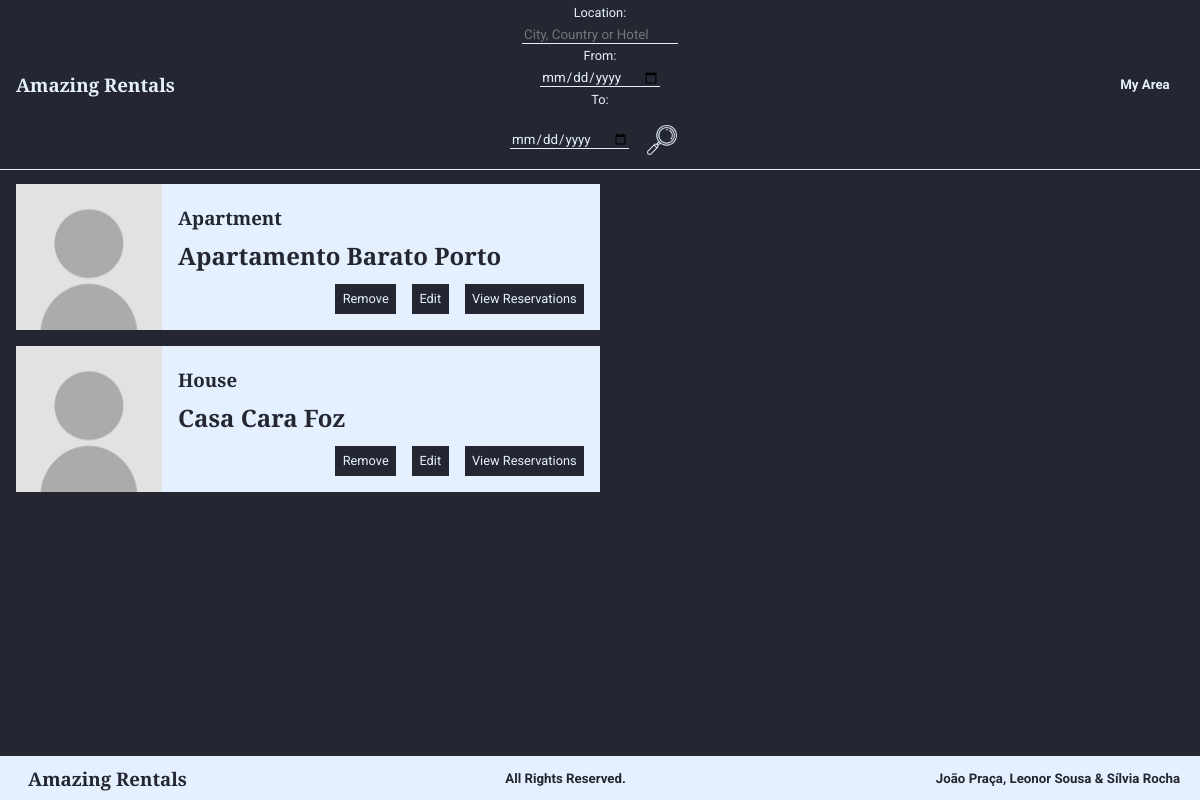
Page /listProperties.php (signed in) on the earlier database version.
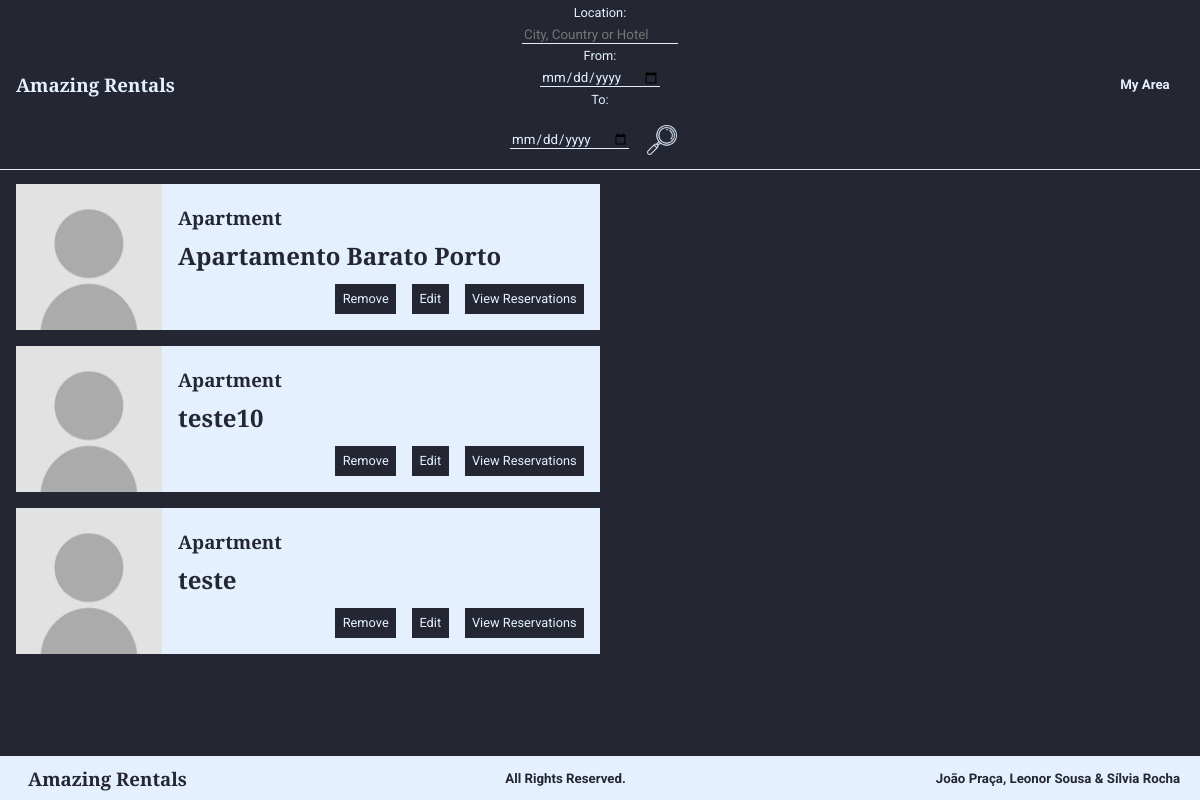
Same page on the later database version.
### tables this page shows
CREATE TABLE Habitacao (
    idHabitacao INTEGER PRIMARY KEY,
    nome        TEXT,
    numQuartos  INTEGER CHECK (numQuartos > 0), 
    maxHospedes INTEGER CHECK (maxHospedes > 0),  
    precoNoite  REAL    CHECK (precoNoite > 0), 
    taxaLimpeza REAL CHECK (taxaLimpeza >= 0), 
    descricao   TEXT,
    latitude    REAL    CHECK(latitude>=-90 and latitude<=90),
    longitude   REAL    CHECK(longitude>=-180 and longitude<=180),
    morada      TEXT,
    idCidade    INTEGER REFERENCES Cidade(idCidade) ON DELETE RESTRICT ON UPDATE RESTRICT, 
    idUtilizador INTEGER REFERENCES Utilizador(idUtilizador) ON DELETE CASCADE ON UPDATE CASCADE,
    idTipo      INTEGER REFERENCES TipoDeHabitacao (idTipo) ON DELETE SET NULL ON UPDATE CASCADE, 
    idPolitica  INTEGER REFERENCES PoliticaDeCancelamento (idPolitica) ON DELETE RESTRICT ON UPDATE CASCADE
);

CREATE TABLE TipoDeHabitacao (
    idTipo  INTEGER PRIMARY KEY,
    nome    VARCHAR(30) UNIQUE NOT NULL
);

### database/habitations.php (called while the page is built, shortened)
<?php
function getProperties($user_id){
    global $db;
    $stmt = $db->prepare('SELECT * FROM Habitacao WHERE idUtilizador = ?');
    $stmt->execute(array($user_id));
    return $stmt->fetchAll();
}
function getNameType($id){
    global $db;
    $stmt = $db->prepare('SELECT nome FROM TipoDeHabitacao WHERE idTipo=?');
    $stmt->execute(array($id));
    return $stmt->fetch();
}
function getHabitationPictures($id){
    global $db;
    $stmt = $db->prepare('SELECT * FROM Imagem WHERE idHabitacao=?');
    $stmt->execute(array($id));
    return $stmt->fetchAll();
}
?>

### templates/properties/viewShortProperty.php (the view)
<section class="propertyShort">
    <?php
        include_once("database/connection.php");
        include_once("database/habitations.php");
        $picture=getHabitationPictures($habitation['idHabitacao']);
        if ($picture != null){
            echo '<img src=' . $picture['urlImagem'] . 'alt=' . $picture['legenda'] . '>';
        }
        else{
            echo '<img src="images/ownerPicture.jpg"  alt="Habitation Picture">';
        }
    ?>
    <div class="rightText">
        <h3><?=getNameType($habitation['idTipo'])['nome']?></h3>
        <h1><?=$habitation['nome']?></h1>
        <div class="horizontalElements">
            <a href="#" class="submit"><p>Remove</p></a>
            <a href="editProperty.php?id=<?=$habitation['idHabitacao']?>" class="submit"><p>Edit</p></a>
            <a href="listReservationsByProperty.php?id=<?=$habitation['idHabitacao']?>" class="submit"><p>View Reservations</p></a>
        </div>
    </div>
</section>

### templates/common/header.php (shortened to what this page needs)
<!DOCTYPE html>
<html>
    <head>
        <link href="style.css" rel="stylesheet">
        <link href="layout.css" rel="stylesheet">
        <link href="responsive.css" rel="stylesheet">
    </head>
    <body>
        <div class="content">
            <nav id="menu">
            <ul>
                <li><a href="homepage.php"><h3>Amazing Rentals</h3></a></li>
                <li>
                    <?php
                        include('templates/common/search.php');
                    ?>
                </li>
                    <?php
                    if ($logedin){ ?>
                        <li>
                            <div class="dropdown">
                                <h5>My Area</h5>
                            </div>
                        </li>
                    <?php } ?>
            </ul>
        </nav>

### templates/common/search.php
<form id="search" method="get" action="listSearch.php">
    <p> Location: </p>
    <input class="search_input" type="search" name="location" placeholder="City, Country or Hotel" id="search_text_input" required>
    <p> From: </p>
    <input class="search_input" type="date" name="dateFrom" id="dateFrom" required>
    <p> To: </p>
    <input class="search_input" type="date" name="dateTo" id="dateTo" required>
    <input type="image" src="images/glass.png" alt="Submit" height="30" id="glass">
</form>

### listProperties.php (shortened to what this page needs)
<?php
  include('database/connection.php');
  include('database/habitations.php');
  $logedin=true;
  include('templates/common/header.php');
  echo '<h2 class="subtitle">My Properties</h2>';
  echo '<div class="list_properties_options">';
  echo '<a href="editProfile.php"><h5>Filter</h5></a>';
  echo '<a href="addProperty.php"><h5>Add Property</h5></a>';
  echo '</div>';
  $properties = getProperties($_SESSION['user']);
  foreach ($properties as $habitation){
    include("templates/properties/viewShortProperty.php");
  }
  include('templates/common/footer.php');
?>

### templates/common/footer.php
        </div>
        <footer class="footer">
            <h3>Amazing Rentals</h3>
            <h5>All Rights Reserved.</h5>
            <h5>João Praça, Leonor Sousa & Sílvia Rocha</h5>
        </footer>
    </body>
</html>

### style.css (style rules this page uses)
:root { --myDarkBlue: #242732; --myLightBlue: #E5F0FF; --titlesFont: Arvo, Courier, sans-serif; --bodyFont: Roboto, sans-serif; }
h1, h2, h3 { font-family: var(--titlesFont); margin: 0 0.5em 0 0; }
h4, h5, h6, p, span, input, label, tr, a, #filter_button { font-family: var(--bodyFont); }
p { font-size:0.8em; }
a { color:var(--myLightBlue) }
body { background-color: var(--myDarkBlue); color: var(--myLightBlue); }
#menu { border-bottom-width: thin; border-bottom-color: var(--myLightBlue); border-bottom-style: solid; background-color: var(--myDarkBlue); }
#menu ul { list-style-type: none; }
#menu a { color:var(--myLightBlue); text-decoration: none; }
body > footer { background: var(--myLightBlue); color:var(--myDarkBlue); }
#menu li:first-child + li + li h5, #menu li:first-child + li + li + li h5, .dropdown-content p { background: var(--myDarkBlue); border-style: solid; border-width: thin; border-color: var(--myDarkBlue); }
input, select, textarea { background: var(--myLightBlue); color: var(--myDarkBlue); border-style:none; }
#glass { background: var(--myDarkBlue); }
.search_input { border-bottom-width: thin; border-bottom-color: var(--myLightBlue); border-bottom-style: solid; background-color: transparent; color: var(--myLightBlue); }
.submit { background: var(--myDarkBlue); color: var(--myLightBlue); text-align: center; border-style: solid; border-width: thin; border-color: var(--myDarkBlue); }
.propertyShort, .reservationShort, .propertySearch { background: var(--myLightBlue); color: var(--myDarkBlue); }
.propertyShort a, .reservationShort a, .propertySearch a { text-decoration: none; }
.list_properties_options h5, .list_properties_options #filter_button { background-color: var(--myLightBlue); color: var(--myDarkBlue); border-style: solid; border-width: thin; border-color: var(--myLightBlue); font-weight: bold; }
.list_properties_options a, button { text-decoration: none; }

### layout.css (style rules this page uses)
html, body { height: 100%; }
body { display: flex; flex-direction: column; margin:0; padding:0; }
.content { flex: 1 0 auto; margin: 3.7em 0 0 0; }
#menu { position: fixed; top: 0; width: 100%; z-index:999; overflow:visible; }
#menu ul { text-align: center; padding:0; margin:0; display: flex; align-items: center; justify-content: space-between; }
#menu li:first-child, #menu li:first-child ~ li ~ li { flex-basis: 200px; text-align: right; }
#menu li:first-child { text-align: left; margin-top: 1em; margin-bottom: 1em; }
#glass { vertical-align: middle; margin: 1em; }
#search_text_input, #dateFrom, #dateTo { margin-right: 0em; }
#menu li { padding: 0em 1em; }
#menu h5 { margin:0; padding:1em; }
.footer { flex-shrink: 0; text-align: center; margin: 1em 0 0 0; padding: 0; display: flex; align-items: center; justify-content: space-between; }
.footer h3, h5 { margin:0.5em; padding: 0em 1em; }
#search { display: inline-block; }
.dropdown { position: relative; display: inline-block; }
.propertyShort, .reservationShort, .propertySearch { width: calc(50% - 1rem); display: flex; margin: 1rem; }
.propertyShort img, .reservationShort img, .propertySearch img { object-fit: cover; width:25%; }
.rightText { display: flex; flex-direction: column; justify-content: flex-start; padding: 1rem; width: 75%; }
.rightText h1, h3, h4, p { margin: 0; padding: 0.3rem 0 0.3rem 0; }
.horizontalElements { display: flex; justify-content: flex-end; align-items: center; margin-top: auto; }
.horizontalElements a { margin-left: 1em; }
.horizontalElements p { padding: 0.5em; }
.list_properties_options { display: flex; margin: 1rem; }
.list_properties_options h5, #filter_button { margin: 0 1rem 0 0; padding: 1em; }
.subtitle { margin: 1rem; }

Differences in the rows shown:
removed habitacao: idTipo.nome "House", nome "Casa Cara Foz"
added habitacao: idTipo.nome "Apartment", nome "teste10"
added habitacao: idTipo.nome "Apartment", nome "teste"
